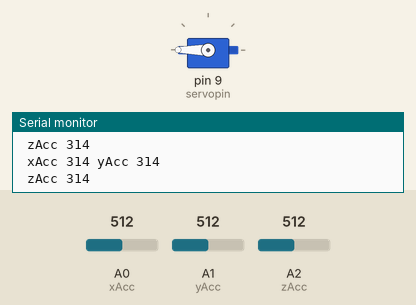
This sketch was run on a simulated Arduino Uno, built with avr-gcc and run on an emulated ATmega328P. On the bench: servo, the last lines printed to the serial monitor. Inputs (shaded band) come from the test bench; at power-on: A0 (xAcc) = 512, A1 (yAcc) = 512, A2 (zAcc) = 512.

Above: at 1.2 s.
1.3 s: A0 (xAcc) set to 651
4.3 s: A0 (xAcc) set to 683
At 5.4 s:
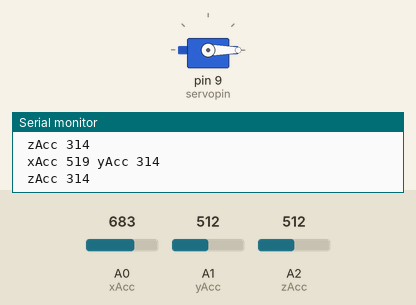
6.0 s: A0 (xAcc) set to 900
At 6.8 s:
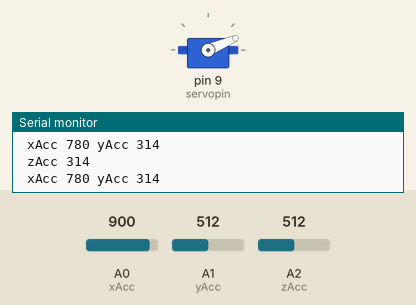
7.5 s: A0 (xAcc) set to 306
At 8.2 s:
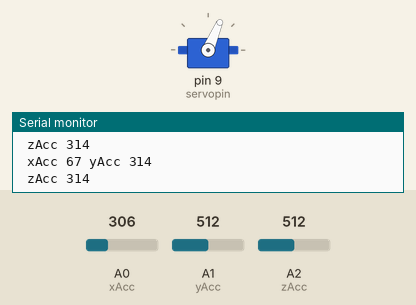
9.0 s: A0 (xAcc) set to 122
At 9.6 s:
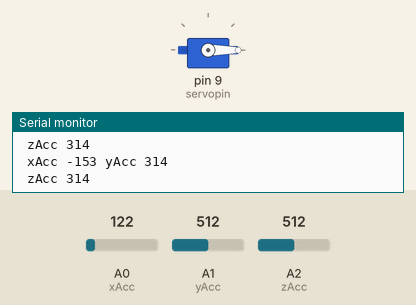
10.5 s: A0 (xAcc) set to 511
At 11.1 s:
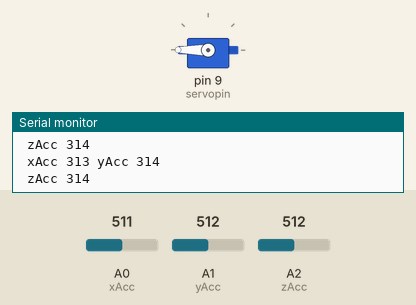
Timing chart, 0 to 13.0 s (numbered marks = the images above; inputs shaded):
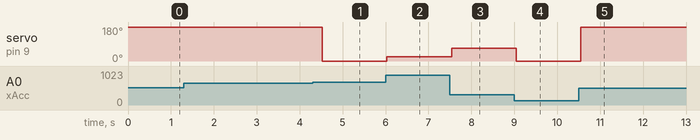

Measured:
- the behaviour switches between 666 and 667 on A0 (xAcc) (found by bisection; images 0 and 1)
- after the input at 4.3 s, servo on pin 9 (servopin): 180° → 0° after 0.22 s
- after the input at 6.0 s, servo on pin 9 (servopin): 0° → 23° at once
- after the input at 7.5 s, servo on pin 9 (servopin): 23° → 67° at once
- after the input at 9.0 s, servo on pin 9 (servopin): 67° → 0° at once
- after the input at 10.5 s, servo on pin 9 (servopin): 0° → 180° after 0.05 s

The sketch:

Accelerometer.ino
```cpp
#include <Servo.h>
Servo devaservo;
int   xAcc = A0;
int   yAcc = A1;
int   zAcc = A2;
int servopin=9;
void setup(){
Serial.begin(9600);
pinMode(xAcc,INPUT);
pinMode(yAcc,INPUT);
pinMode(zAcc,INPUT);
devaservo.attach(servopin);
}
void loop()
{
int a = analogRead(xAcc);
int b = analogRead(yAcc);
int c = analogRead(zAcc);
a=map(a,250,400,0,180);
b=map(b,250,400,0,180);
c=map(c,250,400,0,180);
devaservo.write(a);
  Serial.print(" xAcc ");
  Serial.print(a);
  Serial.print(" yAcc ");
  Serial.println(b);
  Serial.print(" zAcc ");
  Serial.print(b);
  Serial.println(" ");
  delay(250);
}
```
